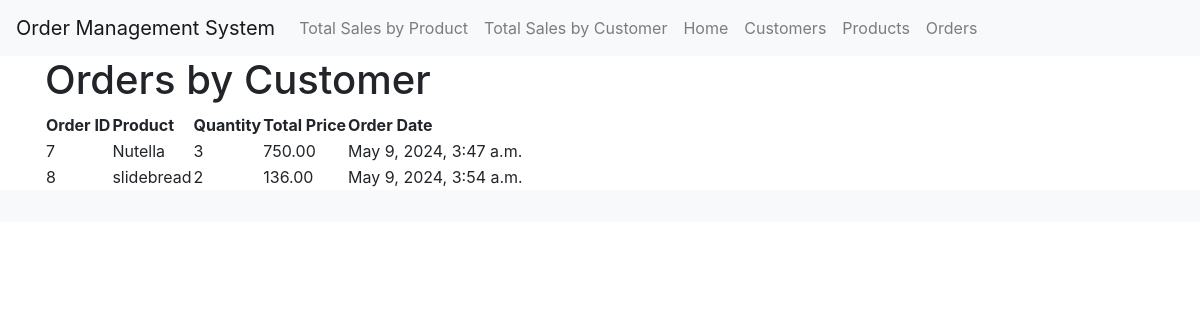
Screenshot of /orders/customer/1/ with the database file from the repository.
### orders/models.py (models this page shows, shortened)
class Order(models.Model):
    customer = models.ForeignKey(Customer, on_delete=models.CASCADE)
    product = models.ForeignKey(Product, on_delete=models.CASCADE)
    quantity = models.PositiveIntegerField()
    total_price = models.DecimalField(max_digits=10, decimal_places=2, editable=False)
    order_date = models.DateTimeField(auto_now_add=True)

class Product(models.Model):
    name = models.CharField(max_length=200)
    description = models.TextField()
    price = models.DecimalField(max_digits=10, decimal_places=2)

### orders/views.py (the view)
# urls.py: path('orders/customer/<int:customer_id>/', views.orders_by_customer, name='orders_by_customer'),
def orders_by_customer(request, customer_id):
    customer = Customer.objects.get(id=customer_id)
    orders = Order.objects.filter(customer=customer)
    return render(request, 'orders/orders_by_customer.html', {'orders': orders})

### templates/orders/orders_by_customer.html
{% extends 'base_generic.html' %}
{% block content %}
  <h1>Orders by Customer</h1>
  <table>
    <tr>
      <th>Order ID</th>
      <th>Product</th>
      <th>Quantity</th>
      <th>Total Price</th>
      <th>Order Date</th>
    </tr>
    {% for order in orders %}
    <tr>
      <td>{{ order.id }}</td>
      <td>{{ order.product.name }}</td>
      <td>{{ order.quantity }}</td>
      <td>{{ order.total_price }}</td>
      <td>{{ order.order_date }}</td>
    </tr>
    {% empty %}
      <tr>
        <td colspan="5">No orders available.</td>
      </tr>
    {% endfor %}
  </table>
{% endblock %}

### rows the page displays
Order: id "7", product.name "Nutella", quantity "3", total_price "750.00", order_date "May 9, 2024, 3:47 a.m."
Order: id "8", product.name "slidebread", quantity "2", total_price "136.00", order_date "May 9, 2024, 3:54 a.m."
